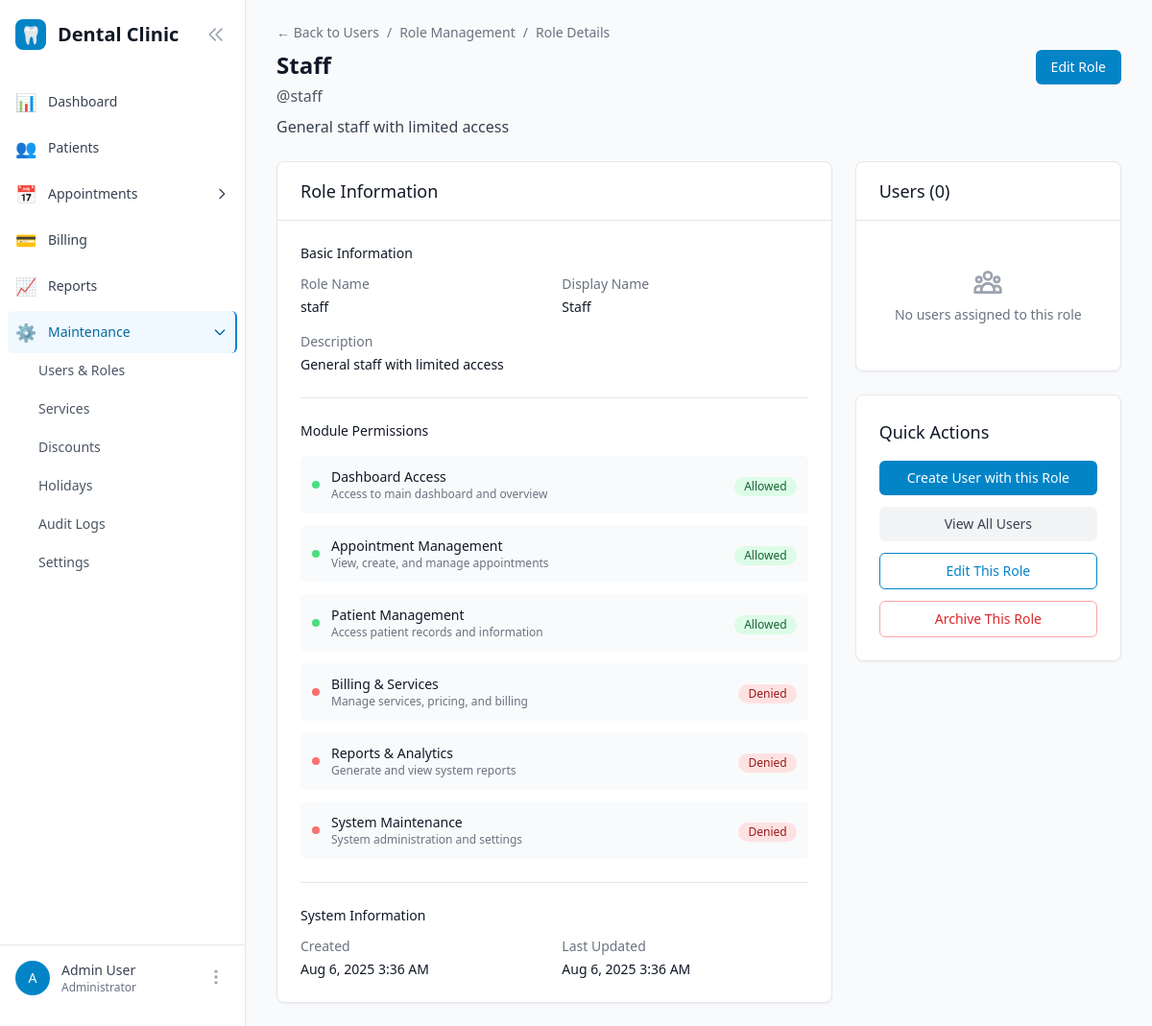
Before: /users/roles/3/ (signed in) with the older database file.
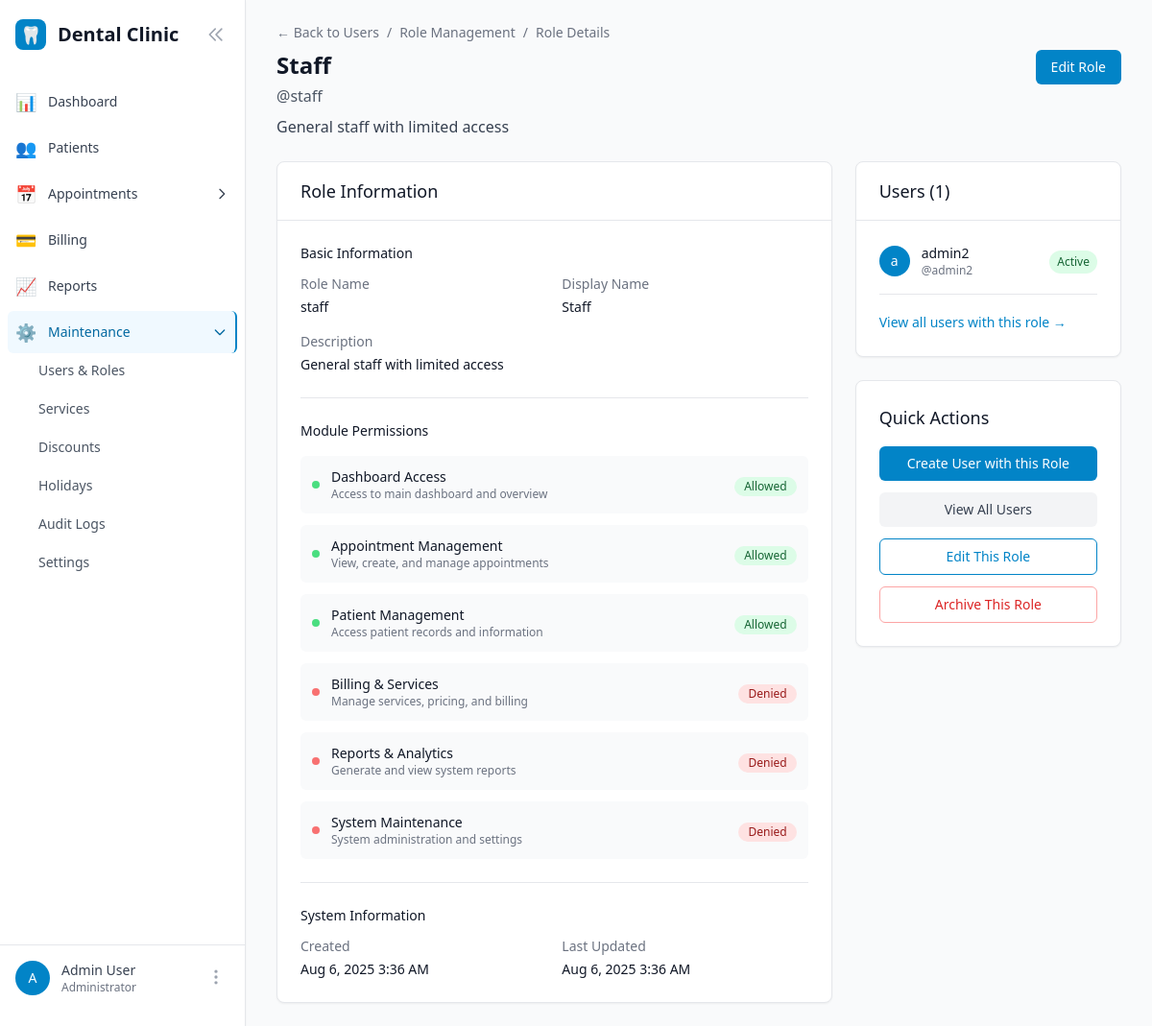
After: the same page with the newer database file.
### users/models.py (models this page shows, shortened)
class Role(models.Model):
    ADMIN = 'admin'
    DENTIST = 'dentist'
    STAFF = 'staff'
    ROLE_CHOICES = [
        (ADMIN, 'Admin'),
        (DENTIST, 'Dentist'),
        (STAFF, 'Staff'),
    ]
    name = models.CharField(max_length=50, unique=True)
    display_name = models.CharField(max_length=100)
    description = models.TextField(blank=True)
    permissions = models.JSONField(default=dict, help_text="Module permissions")
    is_default = models.BooleanField(default=False)
    is_archived = models.BooleanField(default=False, help_text="Archived roles are hidden from user assignment")
    created_at = models.DateTimeField(auto_now_add=True)
    updated_at = models.DateTimeField(auto_now=True)
    class Meta:
        ordering = ['name']
    def is_protected(self):
        return self.name == 'admin'
    def can_be_archived(self):
        return not self.is_protected() and not self.is_archived

class User(AbstractUser):
    role = models.ForeignKey(Role, on_delete=models.PROTECT, null=True, blank=True)
    phone = models.CharField(max_length=20, blank=True)
    is_active_dentist = models.BooleanField(default=False, help_text="Can accept appointments")
    created_at = models.DateTimeField(auto_now_add=True)
    updated_at = models.DateTimeField(auto_now=True)
    def has_permission(self, module_name):
        if self.is_superuser:
            return True
        if not self.role or self.role.is_archived:  # Users with archived roles lose access
            return False
        return self.role.permissions.get(module_name, False)

### users/views.py (the view)
# urls.py: path('roles/<int:pk>/', views.RoleDetailView.as_view(), name='role_detail'),
class RoleDetailView(LoginRequiredMixin, DetailView):
    model = Role
    template_name = 'users/role_detail.html'
    context_object_name = 'role'
    def dispatch(self, request, *args, **kwargs):
        if not request.user.has_permission('maintenance'):
            messages.error(request, 'You do not have permission to access this page.')
            return redirect('core:dashboard')
        return super().dispatch(request, *args, **kwargs)

### users/templatetags/user_tags.py (called while the page is built)
@register.filter
def has_permission(user, module_name):
    if not user or not user.is_authenticated:
        return False
    if user.is_superuser:
        return True
    if not hasattr(user, 'role') or not user.role:
        return False
    return user.role.permissions.get(module_name, False)

### templates/users/role_detail.html (shortened to what the changed rows need)
{% extends 'base.html' %}
{% block content %}
<div class="max-w-4xl mx-auto">
    <div class="mb-6">
        <div class="flex justify-between items-start">
            <div>
                <div class="flex items-center space-x-3">
                    <h1 class="text-2xl font-bold text-gray-900">{{ role.display_name }}</h1>
                </div>
                <p class="text-gray-600 mt-1">@{{ role.name }}</p>
                {% if role.description %}
                    <p class="text-gray-700 mt-2">{{ role.description }}</p>
                {% endif %}
            </div>
        </div>
    </div>
    <div class="grid grid-cols-1 lg:grid-cols-3 gap-6">
        <div class="lg:col-span-2">
            <div class="bg-white rounded-lg shadow-sm border">
                <div class="px-6 py-4 border-b border-gray-200">
                    <h2 class="text-lg font-medium text-gray-900">Role Information</h2>
                </div>
                <div class="p-6 space-y-6">
                    <div>
                        <dl class="grid grid-cols-1 md:grid-cols-2 gap-4">
                            <div>
                                <dt class="text-sm font-medium text-gray-500">Role Name</dt>
                                <dd class="mt-1 text-sm text-gray-900">{{ role.name }}</dd>
                            </div>
                            <div>
                                <dt class="text-sm font-medium text-gray-500">Display Name</dt>
                                <dd class="mt-1 text-sm text-gray-900">{{ role.display_name }}</dd>
                            </div>
                            <div class="md:col-span-2">
                                <dt class="text-sm font-medium text-gray-500">Description</dt>
                                <dd class="mt-1 text-sm text-gray-900">
                                    {{ role.description|default:"No description provided" }}
                                </dd>
                            </div>
                        </dl>
                    </div>
                    <div class="border-t border-gray-200 pt-6">
                        <div class="space-y-3">
                            {% for module, has_access in role.permissions.items %}
                                <div class="flex items-center justify-between p-3 bg-gray-50 rounded-md">
                                    <div class="flex items-center space-x-3">
                                        {% if has_access %}
                                            <div class="flex-shrink-0 w-2 h-2 bg-green-400 rounded-full"></div>
                                        {% else %}
                                            <div class="flex-shrink-0 w-2 h-2 bg-red-400 rounded-full"></div>
                                        {% endif %}
                                        <div>
                                            <div class="text-sm font-medium text-gray-900">
                                                {% if module == "dashboard" %}Dashboard Access
                                                {% elif module == "appointments" %}Appointment Management
                                                {% elif module == "patients" %}Patient Management
                                                {% elif module == "billing" %}Billing & Services
                                                {% elif module == "reports" %}Reports & Analytics
                                                {% elif module == "maintenance" %}System Maintenance
                                                {% else %}{{ module|title }}
                                                {% endif %}
                                            </div>
                                            <div class="text-xs text-gray-500">
                                                {% if module == "dashboard" %}Access to main dashboard and overview
                                                {% elif module == "appointments" %}View, create, and manage appointments
                                                {% elif module == "patients" %}Access patient records and information
                                                {% elif module == "billing" %}Manage services, pricing, and billing
                                                {% elif module == "reports" %}Generate and view system reports
                                                {% elif module == "maintenance" %}System administration and settings
                                                {% endif %}
                                            </div>
                                        </div>
                                    </div>
                                    <div class="flex-shrink-0">
                                        {% if has_access %}
                                            <span class="inline-flex items-center px-2.5 py-0.5 rounded-full text-xs font-medium bg-green-100 text-green-800">
                                                Allowed
                                            </span>
                                        {% else %}
                                            <span class="inline-flex items-center px-2.5 py-0.5 rounded-full text-xs font-medium bg-red-100 text-red-800">
                                                Denied
                                            </span>
                                        {% endif %}
                                    </div>
                                </div>
                            {% endfor %}
                        </div>
                    </div>
                    <div class="border-t border-gray-200 pt-6">
                        <dl class="grid grid-cols-1 md:grid-cols-2 gap-4">
                            <div>
                                <dt class="text-sm font-medium text-gray-500">Created</dt>
                                <dd class="mt-1 text-sm text-gray-900">
                                    {{ role.created_at|date:"M j, Y g:i A" }}
                                </dd>
                            </div>
                            <div>
                                <dt class="text-sm font-medium text-gray-500">Last Updated</dt>
                                <dd class="mt-1 text-sm text-gray-900">
                                    {{ role.updated_at|date:"M j, Y g:i A" }}
                                </dd>
                            </div>
                        </dl>
                    </div>
                </div>
            </div>
        </div>
        <div>
            <div class="bg-white rounded-lg shadow-sm border">
                <div class="px-6 py-4 border-b border-gray-200">
                    <h2 class="text-lg font-medium text-gray-900">
                        Users ({{ role.user_set.count }})
                    </h2>
                </div>
                <div class="p-6">
                    {% if role.user_set.exists %}
                        <div class="space-y-3">
                            {% for user in role.user_set.all %}
                            <div class="flex items-center space-x-3">
                                <div class="flex-shrink-0">
                                    <div class="h-8 w-8 rounded-full bg-primary-600 flex items-center justify-center">
                                        <span class="text-sm font-medium text-white">
                                            {{ user.first_name|first|default:user.username|first }}
                                        </span>
                                    </div>
                                </div>
                                <div class="flex-1 min-w-0">
                                    <div class="text-sm font-medium text-gray-900">
                                        {{ user.get_full_name|default:user.username }}
                                    </div>
                                    <div class="text-xs text-gray-500">@{{ user.username }}</div>
                                </div>
                                <div class="flex-shrink-0">
                                    {% if user.is_active %}
                                        <span class="inline-flex items-center px-2 py-1 rounded-full text-xs font-medium bg-green-100 text-green-800">
                                            Active
                                        </span>
                                    {% else %}
                                        <span class="inline-flex items-center px-2 py-1 rounded-full text-xs font-medium bg-red-100 text-red-800">
                                            Inactive
                                        </span>
                                    {% endif %}
                                </div>
                            </div>
                            {% endfor %}
                        </div>
                        <div class="mt-4 pt-4 border-t border-gray-200">
                            <a href="{% url 'users:user_list' %}?role_filter={{ role.pk }}"
                               class="text-sm text-primary-600 hover:text-primary-700 font-medium">
                                View all users with this role →
                            </a>
                        </div>
                    {% else %}
                        <div class="text-center py-6">
                            <p class="text-sm text-gray-500">No users assigned to this role</p>
                        </div>
                    {% endif %}
                </div>
            </div>
        </div>
    </div>
</div>
{% endblock %}

Changed rows visible on the page:
computed for Role "Staff": user_set.count "0" → "1"
now on this page (row edited): User: first_name|first "a", get_full_name "admin2", username "admin2", is_active "Active"
Other visible differences:
text no longer shown: "No users assigned to this role"
text now shown: "View all users with this role →"
